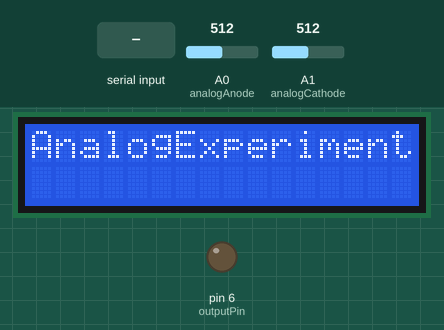
A sketch run on a simulated Arduino Uno, built with avr-gcc and run on an emulated ATmega328P. Parts: 16×2 character LCD, output pins drawn as LEDs (lit = HIGH). The inputs (shaded band) are chosen by the test bench; at power-on: A0 (analogAnode) = 512, A1 (analogCathode) = 512. What the sketch prints to the serial monitor is not drawn.

Above: at 1.2 s.
1.3 s: "90,45\n" received over Serial
2.8 s: "200\n" received over Serial
4.3 s: A0 (analogAnode) set to 107
7.3 s: A0 (analogAnode) set to 93
10.3 s: A1 (analogCathode) set to 111
13.3 s: A1 (analogCathode) set to 89
Timing chart, 0 to 16.0 s (numbered marks = the images above; inputs shaded):
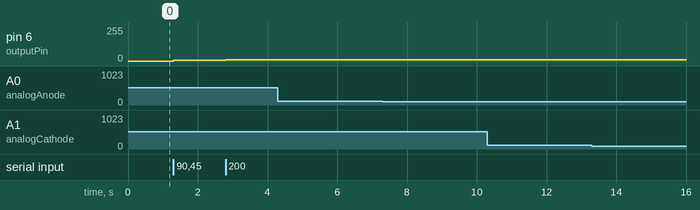

The sketch:

AnalogExpermentArduino.ino
```cpp
#include <LiquidCrystal_I2C.h>

LiquidCrystal_I2C lcd(0x27, 16, 2);

String buffer;
int outputPin = 6;
int intBuffer;
int PWM_value;
char LCD_buffer[40];
char serialSentBuffer[20];
int analogCathode = A1;
int analogAnode = A0;

void setup() {
  Serial.begin(115200);
  pinMode(outputPin, OUTPUT);

  lcd.begin();
  lcd.backlight();
  lcd.clear();
  lcd.setCursor(0, 0);
  lcd.print("AnalogExperiment");
}

void loop() {
  PWM_value = readSerialInput();
  analogWrite(outputPin, PWM_value);
  lcd.setCursor(0, 1);
  //sprintf(LCD_buffer, "PWM%dAc%dAn%d  ", PWM_value , analogRead(analogCathode),analogRead(analogAnode));
  //lcd.print(LCD_buffer);
  sprintf(serialSentBuffer, "S%d,%d,%d", PWM_value , analogRead(analogCathode),analogRead(analogAnode));
  Serial.print(serialSentBuffer);
}

int readSerialInput() {
  while (Serial.available() > 0) {
    buffer = Serial.readStringUntil('\n');
    intBuffer = buffer.toInt();
    return intBuffer;
  }
}
```

Measured:
- after the input at 1.3 s, pin 6 (outputPin): 0/255 → 6/255 at once
- after the input at 2.8 s, pin 6 (outputPin): 6/255 → 10/255 at once
- after the input at 4.3 s, every drawn part: stays the same
- after the input at 7.3 s, every drawn part: stays the same
- after the input at 10.3 s, every drawn part: stays the same
- after the input at 13.3 s, every drawn part: stays the same
